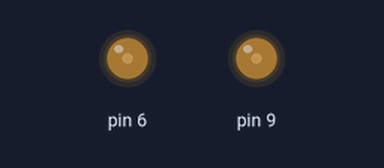
Simulated run of this sketch. Board: Arduino Uno, built with avr-gcc and run on an emulated ATmega328P. On the bench: output pins drawn as LEDs (lit = HIGH).

Above: at 0.05 s.
At 6.5 s:
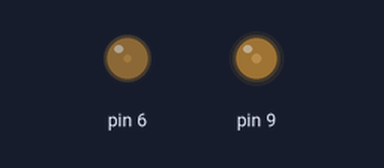
Timing chart, 0 to 11.5 s (numbered marks = the images above):
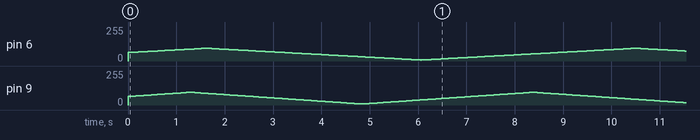

The sketch:

Christmas_Tree_fading_LED.ino
```cpp
/*
This code fades in and out two arrays of LEDs. PWM pins 5 and 6 are used.
Variables br1 and br2 are the current values for the brightness level.
Variables sp1 and sp2 are the value by which brighness goes up or down.
*/
float br1 = 64;
float br2 = 64;
float sp1 = 0.2;
float sp2 = 0.25;

void setup() {
  pinMode(6, OUTPUT);
  pinMode(9, OUTPUT);
}

void loop() {
  analogWrite(6, br1);
  analogWrite(9, br2);
  br1 = br1 + sp1;
  br2 = br2 + sp2;
  if (br1 <= 8 || br1 >= 96) {
    sp1 = -sp1;
  }
  if (br2 <= 8 || br2 >= 96) {
    sp2 = -sp2;
  }
  delay(10);
}
```
